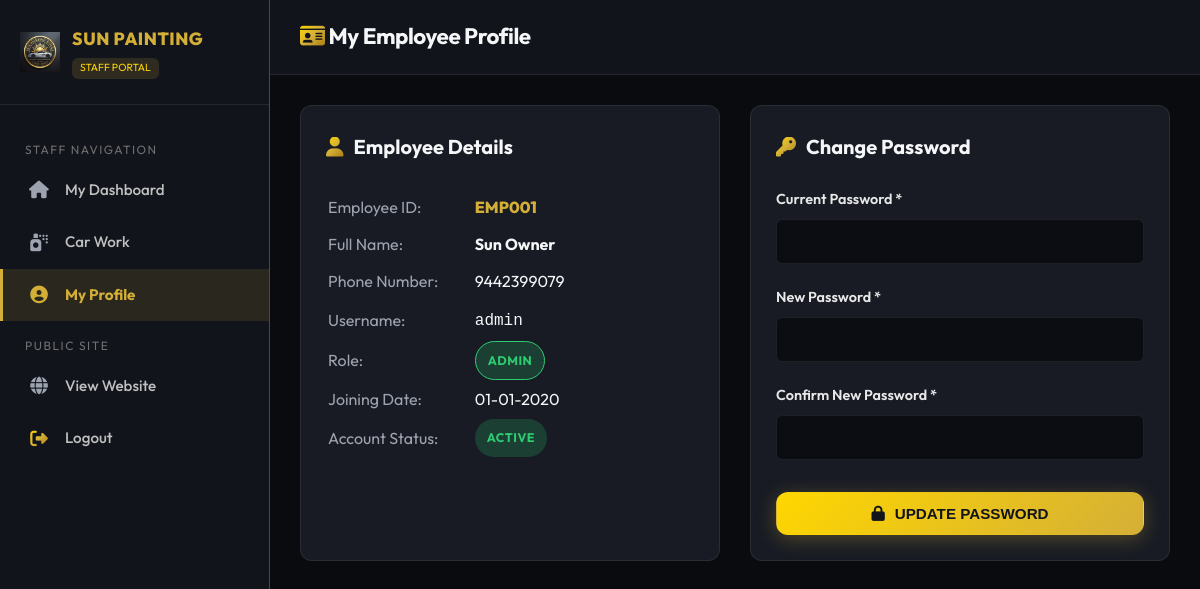
Screenshot of /user/profile.php (signed in) with the database file from the repository.
### tables this page shows
CREATE TABLE IF NOT EXISTS `users` (
  `id` INT AUTO_INCREMENT PRIMARY KEY,
  `employee_id` VARCHAR(50) NOT NULL UNIQUE,
  `name` VARCHAR(100) NOT NULL,
  `phone` VARCHAR(20) NOT NULL,
  `username` VARCHAR(50) NOT NULL UNIQUE,
  `password` VARCHAR(255) NOT NULL,
  `role` ENUM('Admin', 'User') NOT NULL DEFAULT 'User',
  `joining_date` DATE NULL,
  `status` ENUM('Active', 'Inactive') NOT NULL DEFAULT 'Active',
  `created_at` TIMESTAMP DEFAULT CURRENT_TIMESTAMP,
  `updated_at` TIMESTAMP DEFAULT CURRENT_TIMESTAMP ON UPDATE CURRENT_TIMESTAMP,
  INDEX `idx_username` (`username`),
  INDEX `idx_employee_id` (`employee_id`),
  INDEX `idx_role` (`role`)
);

### includes/auth.php (called while the page is built, shortened)
<?php
function e($string) {
    return htmlspecialchars($string ?? '', ENT_QUOTES, 'UTF-8');
}

### user/profile.php (the view, shortened to what this page needs)
<?php
require_once __DIR__ . '/../includes/user_auth.php';
$userId = $_SESSION['user_id'];
$stmt = $pdo->prepare("SELECT * FROM users WHERE id = ?");
$stmt->execute([$userId]);
$userProfile = $stmt->fetch();
?>
<!DOCTYPE html>
<html lang="en">
<head>
  <link rel="stylesheet" href="https://cdnjs.cloudflare.com/ajax/libs/font-awesome/6.4.0/css/all.min.css">
  <link rel="stylesheet" href="../assets/css/style.css">
  <link rel="stylesheet" href="../assets/css/dashboard.css">
</head>
<body>
<div class="app-wrapper">
  <aside class="sidebar">
    <div class="sidebar-header">
      <img src="../assets/images/logo.png" alt="Logo" class="sidebar-logo">
      <div>
        <div class="sidebar-brand-name">SUN PAINTING</div>
        <span class="sidebar-role-badge">STAFF PORTAL</span>
      </div>
    </div>
    <ul class="sidebar-menu">
      <li class="sidebar-menu-category">Staff Navigation</li>
      <li class="sidebar-item">
        <a href="dashboard.php"><i class="fa-solid fa-house"></i> My Dashboard</a>
      </li>
      <li class="sidebar-item">
        <a href="work.php"><i class="fa-solid fa-spray-can"></i> Car Work</a>
      </li>
      <li class="sidebar-item active">
        <a href="profile.php"><i class="fa-solid fa-user-circle"></i> My Profile</a>
      </li>
      <li class="sidebar-menu-category">Public Site</li>
      <li class="sidebar-item">
        <a href="../index.php" target="_blank"><i class="fa-solid fa-globe"></i> View Website</a>
      </li>
      <li class="sidebar-item">
        <a href="../logout.php"><i class="fa-solid fa-right-from-bracket text-gold"></i> Logout</a>
      </li>
    </ul>
  </aside>
  <main class="main-content">
    <header class="top-bar">
      <h1 class="top-bar-title"><i class="fa-solid fa-id-card text-gold"></i> My Employee Profile</h1>
    </header>
    <div class="content-body">
      <div style="display: grid; grid-template-columns: 1fr 1fr; gap: 30px;">
        <div class="card-box">
          <div class="card-box-header">
            <div class="card-box-title"><i class="fa-solid fa-user text-gold"></i> Employee Details</div>
          </div>
          <table style="width: 100%; font-size: 1rem; line-height: 2.2;">
            <tr><td style="color: var(--text-muted); width: 40%;">Employee ID:</td><td style="font-weight: 800; color: var(--gold-primary);"><?php echo e($userProfile['employee_id']); ?></td></tr>
            <tr><td style="color: var(--text-muted);">Full Name:</td><td style="font-weight: 700;"><?php echo e($userProfile['name']); ?></td></tr>
            <tr><td style="color: var(--text-muted);">Phone Number:</td><td><?php echo e($userProfile['phone']); ?></td></tr>
            <tr><td style="color: var(--text-muted);">Username:</td><td><code><?php echo e($userProfile['username']); ?></code></td></tr>
            <tr><td style="color: var(--text-muted);">Role:</td><td><span class="badge badge-pay-Paid"><?php echo e($userProfile['role']); ?></span></td></tr>
            <tr><td style="color: var(--text-muted);">Joining Date:</td><td><?php echo $userProfile['joining_date'] ? date('d-m-Y', strtotime($userProfile['joining_date'])) : 'N/A'; ?></td></tr>
            <tr><td style="color: var(--text-muted);">Account Status:</td><td><span class="badge badge-Active"><?php echo e($userProfile['status']); ?></span></td></tr>
          </table>
        </div>
        <div class="card-box">
          <div class="card-box-header">
            <div class="card-box-title"><i class="fa-solid fa-key text-gold"></i> Change Password</div>
          </div>
          <form action="profile.php" method="POST">
            <div class="form-group">
              <label class="form-label">Current Password *</label>
              <input type="password" name="current_password" class="form-control" required>
            </div>
            <div class="form-group">
              <label class="form-label">New Password *</label>
              <input type="password" name="new_password" class="form-control" required>
            </div>
            <div class="form-group">
              <label class="form-label">Confirm New Password *</label>
              <input type="password" name="confirm_password" class="form-control" required>
            </div>
            <button type="submit" class="btn btn-gold" style="width: 100%; margin-top: 10px;"><i class="fa-solid fa-lock"></i> UPDATE PASSWORD</button>
          </form>
        </div>
      </div>
    </div>
  </main>
</div>
</body>
</html>

### assets/css/style.css (style rules this page uses)
:root { --bg-primary: #0A0B0E; --bg-secondary: #12141C; --bg-card: #181B24; --bg-card-hover: #202430; --gold-primary: #D4AF37; --gold-light: #FFD700; --gold-dark: #9A7B1C; --gold-glow: rgba(212, 175, 55, 0.25); --silver-primary: #C0C0C0; --silver-light: #E8E8E8; --silver-dark: #707070; --text-main: #F5F6F8; --text-muted: #9DA4B0; --text-dark: #12141C; --border-gold: rgba(212, 175, 55, 0.35); --border-light: rgba(255, 255, 255, 0.08); --shadow-gold: 0 10px 30px rgba(212, 175, 55, 0.15); --shadow-card: 0 12px 32px rgba(0, 0, 0, 0.4); --radius-sm: 6px; --radius-md: 12px; --radius-lg: 20px; --radius-full: 9999px; --transition: all 0.3s cubic-bezier(0.16, 1, 0.3, 1); }
* { margin: 0; padding: 0; box-sizing: border-box; }
html { scroll-behavior: smooth; font-family: 'Outfit', 'Plus Jakarta Sans', sans-serif; background-color: var(--bg-primary); color: var(--text-main); }
body { overflow-x: hidden; line-height: 1.6; }
h1, h2, h3, h4, h5, h6 { font-weight: 700; letter-spacing: -0.02em; color: var(--text-main); }
.text-gold { color: var(--gold-primary); background: linear-gradient(135deg, #FFD700 0%, #D4AF37 50%, #AA7C11 100%); -webkit-background-clip: text; -webkit-text-fill-color: transparent; }
.btn { display: inline-flex; align-items: center; justify-content: center; gap: 10px; padding: 12px 28px; font-size: 0.95rem; font-weight: 600; border-radius: var(--radius-md); text-decoration: none; cursor: pointer; transition: var(--transition); border: 1px solid transparent; }
.btn-gold { background: linear-gradient(135deg, #FFD700 0%, #D4AF37 100%); color: var(--text-dark); box-shadow: 0 4px 20px rgba(212, 175, 55, 0.3); }

### rows the page displays
users: employee "EMP001", name "Sun Owner", phone "9442399079", username "admin", role "ADMIN", joining_date "01-01-2020", status "ACTIVE"
